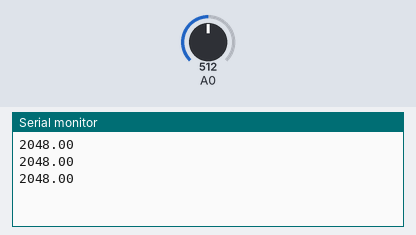
A sketch run on a simulated Arduino Uno, built with avr-gcc and run on an emulated ATmega328P. Parts: the last lines printed to the serial monitor. The inputs (shaded band) are chosen by the test bench; at power-on: A0 = 512.

Above: at 1.3 s.
1.4 s: A0 set to 716
At 1.9 s:
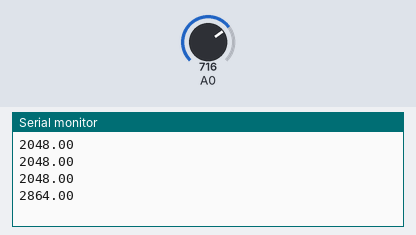
2.9 s: A0 set to 900
At 3.4 s:
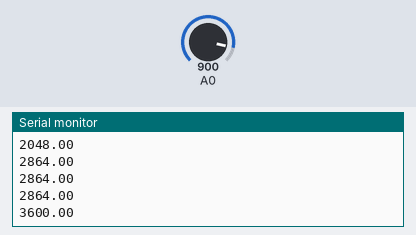
Timing chart, 0 to 5.9 s (numbered marks = the images above; inputs shaded):
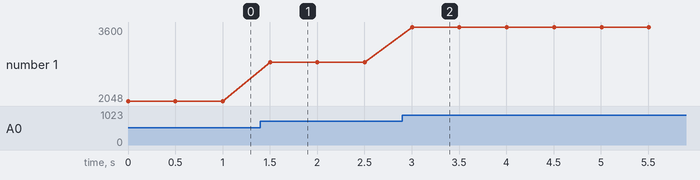

Measured:
- after the input at 1.4 s, the serial monitor: prints a new line after 0.10 s (image 1)
- after the input at 2.9 s, the serial monitor: prints a new line after 0.10 s (image 2)
- plotted number 1: 2048 → 2864 after the input at 1.4 s, 2864 → 3600 after the input at 2.9 s

The sketch:

ArduinoEiT_alt2.ino
```cpp
void setup() {
  // put your setup code here, to run once:
  Serial.begin(9600);
}

void loop() {
  int sensorValue = analogRead(A0);
  float voltage = sensorValue * (5000 / 1023);
  Serial.println(voltage);
  delay(500);
}
```
